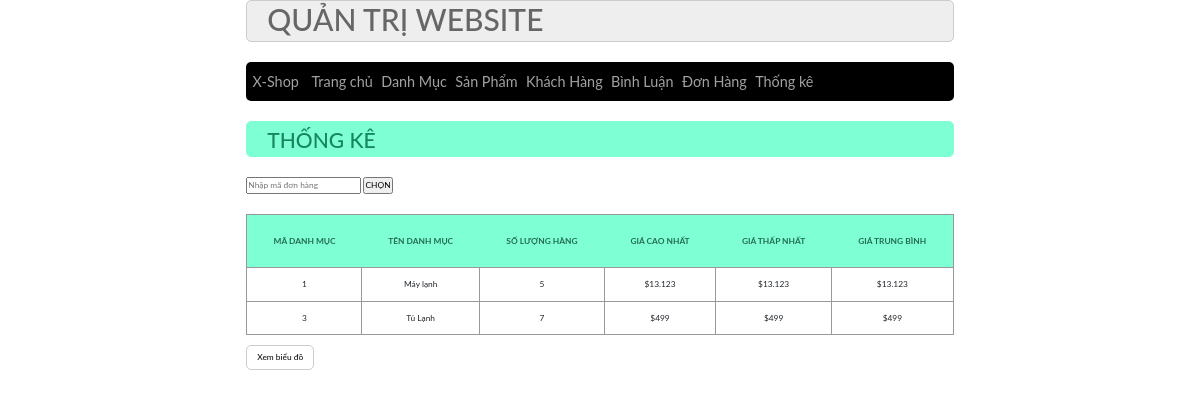
The page /admin/index.php?act=thongke on the database its author committed.
### tables this page shows
CREATE TABLE `danhmuc` (
  `id` int NOT NULL,
  `name` varchar(255) NOT NULL
);

### dao/pdo.php (called while the page is built, shortened)
<?php
function pdo_get_connection(){
    $dburl = "mysql:host=localhost;dbname=duanmaufall2023;charset=utf8";
    $username = 'root';
    $password = 'mysql';
    $conn = new PDO($dburl, $username, $password);
    $conn->setAttribute(PDO::ATTR_ERRMODE, PDO::ERRMODE_EXCEPTION);
    return $conn;
}
function pdo_query($sql){
    $sql_args = array_slice(func_get_args(), 1);
    try{
        $conn = pdo_get_connection();
        $stmt = $conn->prepare($sql);
        $stmt->execute($sql_args);
        $rows = $stmt->fetchAll();
        return $rows;
    }
    catch(PDOException $e){
        throw $e;
    }
    finally{
        unset($conn);
    }
}

### dao/cart.php (called while the page is built, shortened)
<?php
function loadall_thongke()
{
    $sql = "select danhmuc.name as tendm, danhmuc.id as madm, count(sanpham.id) as countsp, min(sanpham.price) as minprice, max(sanpham.price) as maxprice, avg(sanpham.price) as avgprice";
    $sql .= " from sanpham left join danhmuc on danhmuc.id=sanpham.iddm where 1";
    $sql .= " group by danhmuc.id order by danhmuc.id asc";
    $listthongke = pdo_query($sql);
    return $listthongke;
}
?>

### admin/thongke/list.php (the view)
<div class="row_main">
    <div class="row_main frontiltle mb">
        <h1>THỐNG KÊ</h1>
    </div>
    <form action="index.php?act=listbill" method="post">
        <input type="text" name="keyw" placeholder="Nhập mã đơn hàng">
        <input type="submit" name="listcheck" value="CHỌN">
    </form>
    <div class="row_main form_content">
        <div class="row_main mb10 form_dsloai">
            <table>
                <tr>
                    <th>MÃ DANH MỤC</th>
                    <th>TÊN DANH MỤC</th>
                    <th>SỐ LƯỢNG HÀNG</th>
                    <th>GIÁ CAO NHẤT</th>
                    <th>GIÁ THẤP NHẤT</th>
                    <th>GIÁ TRUNG BÌNH</th>
                </tr>
                <?php
                    foreach ($listthongke as $thongke) {
                        extract($thongke);
                        echo'
                            <tr>
                                <td>'.$madm.'</td>
                                <td>'.$tendm.'</td>
                                <td>'.$countsp.'</td>
                                <td>$'.number_format($maxprice,0,',','.').'</td>
                                <td>$'.number_format($minprice,0,',','.').'</td>
                                <td>$'.number_format($avgprice,0,',','.').'</td>
                            </tr>
                        ';
                    }
                ?>
            </table>
        </div>
        <div class="row_main mb10">
            <a href="index.php?act=bieudo"><input type="button" value="Xem biểu đồ"></a>
        </div>
    </div>
</div>

### css/style.css (style rules this page uses)
:root { --border-rds: 5px; }
* { box-sizing: border-box; font-family: "Lato", sans-serif; font-size: 0.7vw; }
.row_main { float: left; width: 100%; }
.mb { margin-bottom: 20px; }
.mb10 { margin-bottom: 10px; }
.nutnhan, .search_box input[type="submit"], .form_tai_khoan input[type="submit"], .form_tai_khoan input[type="reset"], .form_tai_khoan input[type="email"], .form_content input[type="email"], .form_content input[type="password"], .form_content input[type="submit"], .form_content input[type="reset"], .form_content input[type="file"], .form_content input[type="number"], .form_content input[type="button"] { padding: 5px 10px; border-radius: 5px; background-color: white !important; border: 1px solid #ccc; }
.frontiltle { background-color: aquamarine; border: 1px solid aquamarine; color: rgb(22, 134, 97); border-radius: var(--border-rds); padding: 0px 20px; justify-content: center; }
.frontiltle h1 { padding-top: 5px; }
.form_content { padding: 20px 0px; }
.cart table, .form_dsloai table { width: 100%; border-collapse: collapse; text-align: center; border: 1px solid #999; }
.cart table th, .form_dsloai table th { padding: 20px; background-color: aquamarine; color: rgb(36, 109, 85); }
.cart table td, .form_dsloai table td { padding: 10px 20px; border: 1px solid #999; }

### css/loader.css (style rules this page uses)
* { padding: 0; margin: 0; box-sizing: border-box; }

### rows shown on the page
danhmuc: id "1", name "Máy lạnh", countsp "5", maxprice "13.123", minprice "13.123", avgprice "13.123"
danhmuc: id "3", name "Tủ Lạnh", countsp "7", maxprice "499", minprice "499", avgprice "499"
